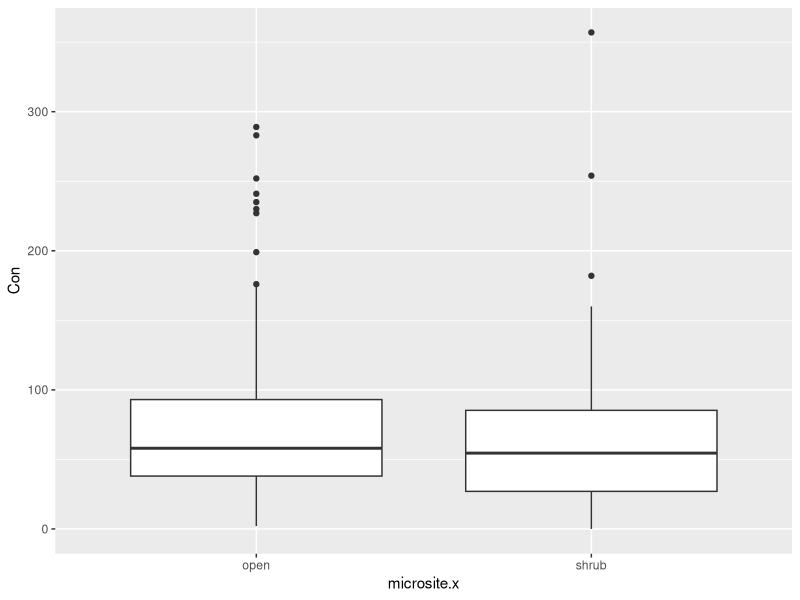
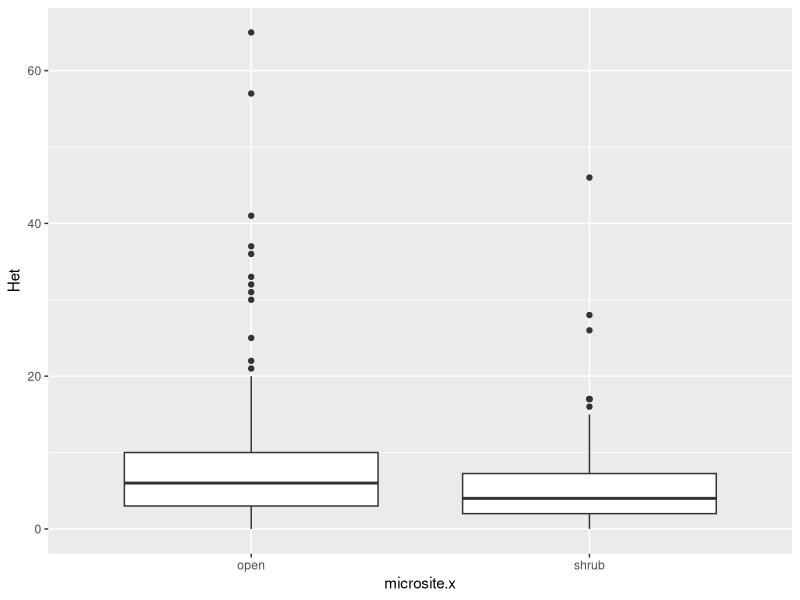
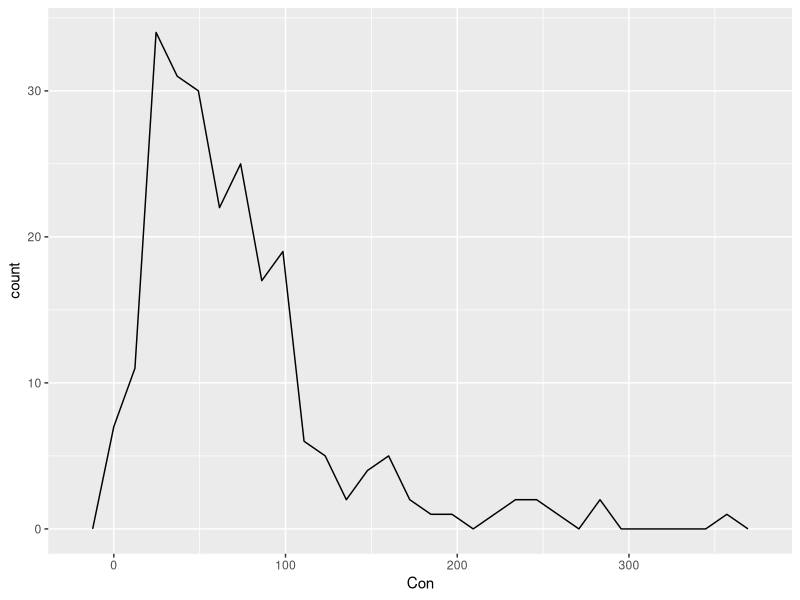

These figures' R source, in order: (Note: this script raises an error after producing the figures.)
#pollen counts & wrangling

library(ggplot2)
library(dplyr)
library(lme4)


counts <- read.csv("Clean Data/Pollen_Corrected.csv")
cov <- read.csv("Clean Data/pollen_cov.csv")
counts$X <- as.numeric(as.character(counts$X))   
counts <- counts %>% replace(is.na(.), 0)
counts <- counts %>% mutate(all.con = rowSums(.[5:18]))
counts <- select(counts, Rep:Het.Grains, all.con)                
counts.ag <- counts %>% group_by(Rep, Slide) %>% summarise(Het = sum(Het.Grains), Con = sum(all.con))             
counts.ag <- counts.ag %>% mutate(., microsite = ifelse(substr(Rep,start = 1, stop = 1) == "S", "shrub", "open"))
counts.ag$Flower <- substr(counts.ag$Slide, 1, 1)

sum(counts.ag$Con)
sum(counts.ag$Het)

counts.ag <- right_join(counts.ag, cov, by = "Rep")

ggplot(data =counts.ag,(aes(microsite.x, Con))) + geom_boxplot()
ggplot(data =counts.ag,(aes(microsite.x, Het))) + geom_boxplot()
t.test(counts.ag$Con ~ counts.ag$microsite.x)

ggplot(data = counts.ag, (aes(Con))) + geom_freqpoly()
shapiro.test(counts.ag$Con)

#m1 <- glmer.nb(Con ~ d.flowers + dN1 + (1|Flower/Rep), data = counts.ag)
#m2 <- glmer(Het ~ d.S + dN1 + (1|Flower/Rep), family = poisson(link = "log"), data = counts.ag)
#summary(m1)
#summary(m2)

counts.ag$Flower <- paste(counts.ag$Rep, counts.ag$Flower)
counts.ag$Sample <- paste(counts.ag$Slide, counts.ag$Rep)
counts.ag$d.S <- counts.ag$d.S %>% replace(is.na(.), 0)
#m1 <- glmer.nb(Con ~ d.flowers + dN1 + d.S + (1|Sample/Flower/Rep), data = counts.ag)
#summary(m1)

m2 <- MASS::glmmPQL(Con~dN1 + d.flowers + d.S, ~1|Sample/Flower/Rep, family = quasipoisson, data = counts.ag)
summary(m2)

car::Anova(m2, type = 2)

cor.test(counts.ag$Con, counts.ag$Het)

mean(counts.ag$d.S)
mean(counts.ag$dN1)
mean(counts.ag$d.flowers)

m3 <- MASS::glmmPQL(Het~dN1 + d.flowers + d.S, ~1|Sample/Flower/Rep, family = quasipoisson, data = counts.ag)
summary(m3)
car::Anova(m3, type = 2)

p3 <- ggplot(counts.ag, aes(dN1, Con)) + geom_point(shape = 1) + geom_smooth(colour = "black", size = 0.5) + geom_jitter(shape = 1) + theme_Publication() + xlab("Distance to Conspecific Neighbour") + ylab("Conspecific Pollen Deposition")


p4 <- ggplot(counts.ag, aes(d.S, Het)) + geom_point(shape = 1) + geom_smooth(colour = "black", size = 0.5) + geom_jitter(shape = 1) + theme_Publication() + xlab("Distance to Larrea tridentata") + ylab("Heterospecific Pollen Deposition")

plot_grid(p3, p4, labels = c("A", "B"), align = "h")
